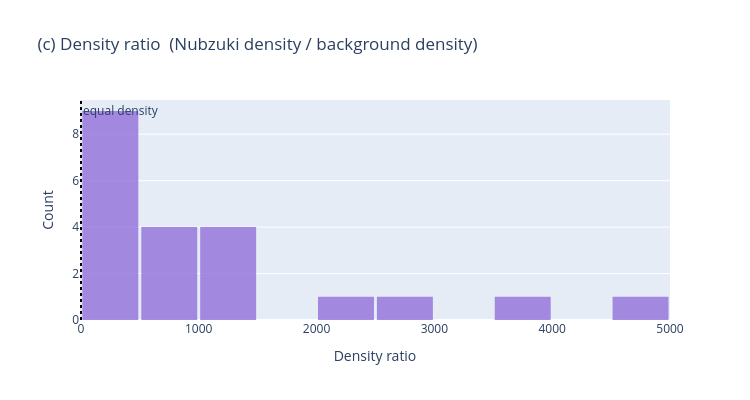

The notebook cell saved with this chart:
### Markdown cell above
### 3c — Density ratio (Nubzuki / background)

### Code cell
fig = go.Figure()
fig.add_trace(go.Histogram(
    x=df["density_ratio"], nbinsx=15,
    marker_color="mediumpurple", opacity=0.8,
))
fig.add_vline(x=1.0, line_dash="dot", line_color="black",
              annotation_text="equal density")
fig.update_layout(
    title="(c) Density ratio  (Nubzuki density / background density)",
    xaxis_title="Density ratio",
    yaxis_title="Count",
    bargap=0.05, width=750, height=400,
)
fig.show()

print(df[["density_ratio"]].describe().round(2))

### Figure 1 — Plotly figure (JSON) as saved in the notebook; plotly's stock layout.template omitted (floating-point values rounded to 4 significant figures)
{"data": [{"marker": {"color": "mediumpurple"}, "nbinsx": 15, "opacity": 0.8, "type": "histogram", "x": [687.5, 114.9, 39.27, 730.9, 1432.0, 2490.0, 1100.0, 3936.0, 153.5, 1388.0, 369.3, 63.39, 520.0, 501.5, 266.5, 327.6, 173.3, 4904.0, 53.24, 1155.0, 2590.0]}], "layout": {"annotations": [{"showarrow": false, "text": "equal density", "x": 1, "xanchor": "left", "xref": "x", "y": 1, "yanchor": "top", "yref": "y domain"}], "bargap": 0.05, "height": 400, "shapes": [{"line": {"color": "black", "dash": "dot"}, "type": "line", "x0": 1, "x1": 1, "xref": "x", "y0": 0, "y1": 1, "yref": "y domain"}], "title": {"text": "(c) Density ratio  (Nubzuki density / background density)"}, "width": 750, "xaxis": {"title": {"text": "Density ratio"}}, "yaxis": {"title": {"text": "Count"}}}}
